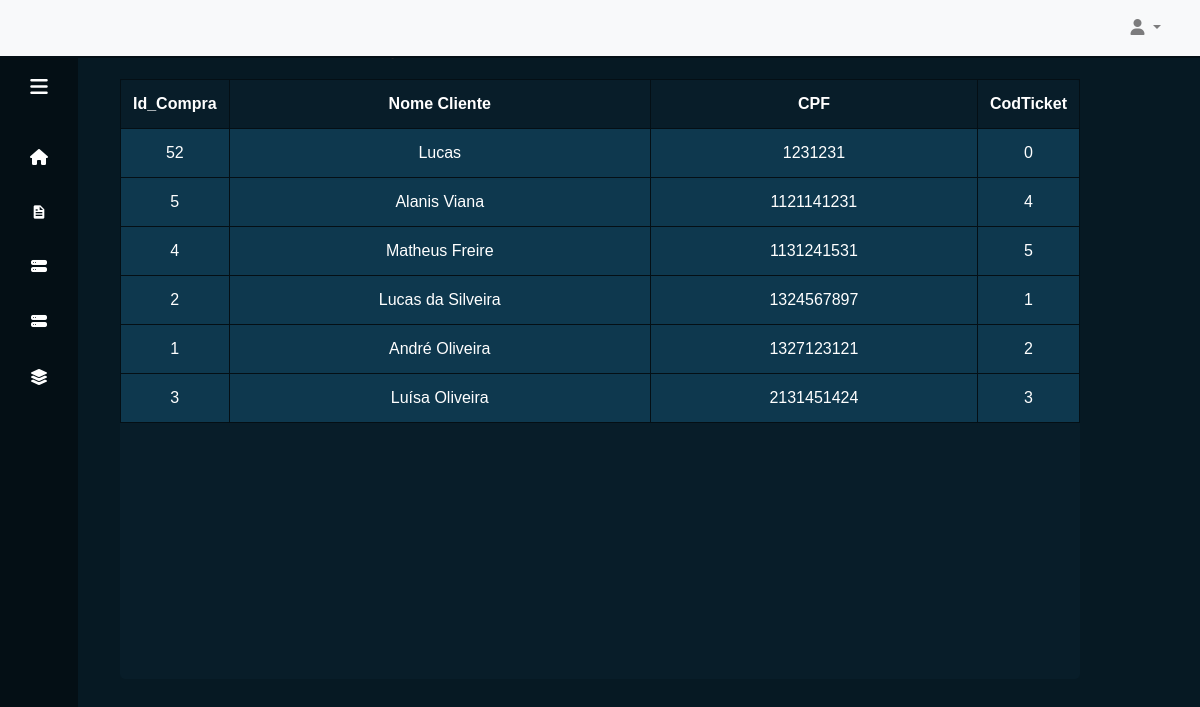
/?pagina=compras, run on the app's committed database.
### tables this page shows
CREATE TABLE `compras` (
  `Cpf` int(11) NOT NULL,
  `CodTicket` int(11) NOT NULL,
  `id` int(11) NOT NULL
);

CREATE TABLE `cliente` (
  `Cpf` int(11) NOT NULL,
  `Nome` varchar(255) NOT NULL,
  `Passageiro` tinyint(1) NOT NULL
);

### includes/compras.php (the view, shortened to what this page needs)
<div class="description">
    <h2>Modelos:   <label> Cadastre, edite ou exclua modelos cadastrados. </label></h2>
</div>
<div class="table">
    <table id="myTable">
        <tr class="table_titles">
            <th>Id_Compra</th>
            <th>Nome Cliente</th>
            <th>CPF</th>
            <th>CodTicket</th>
        </tr>
        <?php
            $conexao = mysqli_connect("localhost","root","","cia_aerea");
            $sql = "SELECT cli.nome as nome, c.cpf as cpf, c.codticket as codticket, c.id as id from compras c join cliente cli on(c.cpf = cli.cpf) group by cpf";
            $buscar = mysqli_query($conexao, $sql);
            while($dados=mysqli_fetch_array($buscar)){
        ?>
        <tr class="table_body">
            <td id="<?php echo $dados['id'];?>" class="id"><?php echo $dados['id']; ?></td>
            <td><?php echo $dados['nome']; ?></td>
            <td><?php echo $dados['cpf']; ?></td>
            <td><?php echo $dados['codticket']; ?></td>
        </tr>
        <?php
            }
        ?>
    </table>
</div>

### data on the page
compras: id "52", cliente.Nome "Lucas", Cpf "1231231", CodTicket "0"
compras: id "5", cliente.Nome "Alanis Viana", Cpf "1121141231", CodTicket "4"
compras: id "4", cliente.Nome "Matheus Freire", Cpf "1131241531", CodTicket "5"
compras: id "2", cliente.Nome "Lucas da Silveira", Cpf "1324567897", CodTicket "1"
compras: id "1", cliente.Nome "André Oliveira", Cpf "1327123121", CodTicket "2"
compras: id "3", cliente.Nome "Luísa Oliveira", Cpf "2131451424", CodTicket "3"
